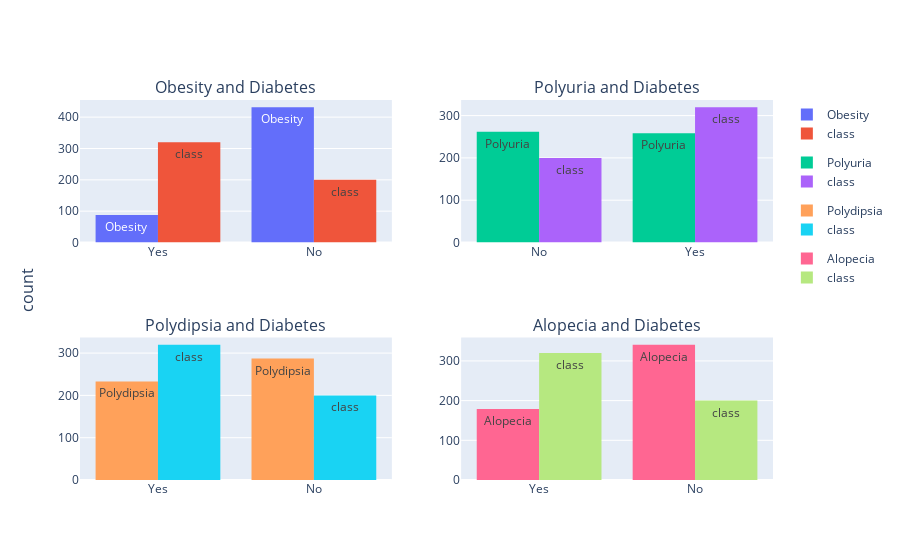

Notebook code cell kept with this figure:
### Code cell
# relationship between some features and diabetes result:

df2 = df
df2["class"] = np.where(df["class"].str.contains("Positive"), "Yes", "No")                                 #making a copy of the dataset, changing the class text to "yes" or "no", just to simplify the graphics below

# creating lists of some characteristics, to suit the "graph_objects":
x0 = list(df2["Obesity"])                                                                                  #list with obesity data
x1 = list(df2["class"])                                                                                    #list with class data
x2 = list(df2["Polyuria"])                                                                                 #list with polyuria data
x3 = list(df2["Polydipsia"])                                                                               #list with polydipsia data
x4 = list(df2["Alopecia"])                                                                                 #list with alopecia data

# reserving space for subplots:
fig = make_subplots(rows=2, cols=2, y_title='count', subplot_titles=['Obesity and Diabetes', 'Polyuria and Diabetes', 'Polydipsia and Diabetes', 'Alopecia and Diabetes'], print_grid=True)

# adding traces (subplots), two for each plot, the first being any characteristic and the second, always the diabetes outcome class:
fig.add_trace(go.Histogram(x=x0, showlegend=True, legendgroup="group", text="Obesity", name="Obesity"), row=1, col=1)           #subplot one, obesity feature, with legend and forming the graph in the upper left corner
fig.add_trace(go.Histogram(x=x1, showlegend=True, legendgroup="group", text="class", name="class"), row=1, col=1)               #subplot one, class feature, without legend and forming the graph in the upper left corner

fig.add_trace(go.Histogram(x=x2, showlegend=True, legendgroup="group2", text="Polyuria", name="Polyuria"), row=1, col=2)        #subplot two, polyuria feature, with legend and forming the graph in the upper right corner
fig.add_trace(go.Histogram(x=x1, showlegend=True, legendgroup="group2", text="class", name="class"), row=1, col=2)              #subplot two, class feature, without legend and forming the graph in the upper right corner

fig.add_trace(go.Histogram(x=x3, showlegend=True, legendgroup="group3", text="Polydipsia", name="Polydipsia"), row=2, col=1)    #subplot tree, polydipsia feature, with legend and forming the graph in the bottom left corner
fig.add_trace(go.Histogram(x=x1, showlegend=True, legendgroup="group3", text="class", name="class"), row=2, col=1)              #subplot tree, class feature, without legend and forming the graph in the bottom left corner

fig.add_trace(go.Histogram(x=x4, showlegend=True, legendgroup="group4", text="Alopecia", name="Alopecia"), row=2, col=2)        #subplot four, alopecia feature, with legend and forming the graph in the bottom right corner
fig.add_trace(go.Histogram(x=x1, showlegend=True, legendgroup="group4", text="class", name="class"), row=2, col=2)              #subplot four, class feature, without legend and forming the graph in the bottom right corner


fig.show()                                                                                                                      #plotting

### Figure 1 — Plotly figure (JSON) as saved in the notebook; plotly's stock layout.template omitted (floating-point values rounded to 4 significant figures; data arrays with more than 128 entries replaced by an {"elided": "..."} marker saying what was removed)
{"data": [{"showlegend": true, "legendgroup": "group", "name": "Obesity", "yaxis": "y", "text": "Obesity", "xaxis": "x", "x": {"elided": "520 str values"}, "type": "histogram"}, {"showlegend": true, "legendgroup": "group", "name": "class", "yaxis": "y", "text": "class", "xaxis": "x", "x": {"elided": "520 str values"}, "type": "histogram"}, {"showlegend": true, "legendgroup": "group2", "name": "Polyuria", "yaxis": "y2", "text": "Polyuria", "xaxis": "x2", "x": {"elided": "520 str values"}, "type": "histogram"}, {"showlegend": true, "legendgroup": "group2", "name": "class", "yaxis": "y2", "text": "class", "xaxis": "x2", "x": {"elided": "520 str values"}, "type": "histogram"}, {"showlegend": true, "legendgroup": "group3", "name": "Polydipsia", "yaxis": "y3", "text": "Polydipsia", "xaxis": "x3", "x": {"elided": "520 str values"}, "type": "histogram"}, {"showlegend": true, "legendgroup": "group3", "name": "class", "yaxis": "y3", "text": "class", "xaxis": "x3", "x": {"elided": "520 str values"}, "type": "histogram"}, {"showlegend": true, "legendgroup": "group4", "name": "Alopecia", "yaxis": "y4", "text": "Alopecia", "xaxis": "x4", "x": {"elided": "520 str values"}, "type": "histogram"}, {"showlegend": true, "legendgroup": "group4", "name": "class", "yaxis": "y4", "text": "class", "xaxis": "x4", "x": {"elided": "520 str values"}, "type": "histogram"}], "layout": {"xaxis": {"domain": [0, 0.45], "anchor": "y"}, "yaxis": {"domain": [0.625, 1], "anchor": "x"}, "xaxis4": {"domain": [0.55, 1], "anchor": "y4"}, "xaxis3": {"domain": [0, 0.45], "anchor": "y3"}, "xaxis2": {"domain": [0.55, 1], "anchor": "y2"}, "yaxis2": {"domain": [0.625, 1], "anchor": "x2"}, "yaxis3": {"domain": [0, 0.375], "anchor": "x3"}, "yaxis4": {"domain": [0, 0.375], "anchor": "x4"}, "annotations": [{"yanchor": "bottom", "xref": "paper", "xanchor": "center", "yref": "paper", "text": "Obesity and Diabetes", "y": 1, "x": 0.225, "font": {"size": 16}, "showarrow": false}, {"yanchor": "bottom", "xref": "paper", "xanchor": "center", "yref": "paper", "text": "Polyuria and Diabetes", "y": 1, "x": 0.775, "font": {"size": 16}, "showarrow": false}, {"yanchor": "bottom", "xref": "paper", "xanchor": "center", "yref": "paper", "text": "Polydipsia and Diabetes", "y": 0.375, "x": 0.225, "font": {"size": 16}, "showarrow": false}, {"yanchor": "bottom", "xref": "paper", "xanchor": "center", "yref": "paper", "text": "Alopecia and Diabetes", "y": 0.375, "x": 0.775, "font": {"size": 16}, "showarrow": false}, {"yanchor": "middle", "xref": "paper", "xanchor": "right", "yref": "paper", "text": "count", "xshift": -40, "textangle": -90, "y": 0.5, "x": 0, "font": {"size": 16}, "showarrow": false}]}}
